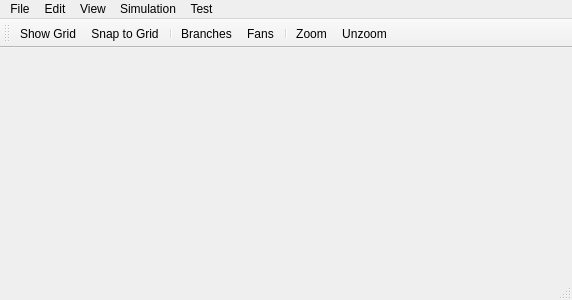
<?xml version="1.0" encoding="UTF-8"?>
<ui version="4.0">
 <class>MainWindow</class>
 <widget class="QMainWindow" name="MainWindow">
  <property name="geometry">
   <rect>
    <x>0</x>
    <y>0</y>
    <width>572</width>
    <height>300</height>
   </rect>
  </property>
  <property name="windowTitle">
   <string>Distributed Parallel Simulation System</string>
  </property>
  <widget class="QWidget" name="centralWidget"/>
  <widget class="QMenuBar" name="menuBar">
   <property name="geometry">
    <rect>
     <x>0</x>
     <y>0</y>
     <width>572</width>
     <height>21</height>
    </rect>
   </property>
   <widget class="QMenu" name="menuFile">
    <property name="title">
     <string>File</string>
    </property>
    <addaction name="actionNew"/>
    <addaction name="actionSave"/>
    <addaction name="actionOpen"/>
   </widget>
   <widget class="QMenu" name="menuView">
    <property name="title">
     <string>View</string>
    </property>
    <addaction name="actionShowLabels"/>
   </widget>
   <widget class="QMenu" name="menuTest">
    <property name="title">
     <string>Test</string>
    </property>
    <addaction name="actionUndoTest"/>
   </widget>
   <widget class="QMenu" name="menuEdit">
    <property name="title">
     <string>Edit</string>
    </property>
    <addaction name="actionUndo"/>
    <addaction name="actionRedo"/>
    <addaction name="separator"/>
    <addaction name="actionFactorNodes"/>
   </widget>
   <widget class="QMenu" name="menuSimulation">
    <property name="title">
     <string>Simulation</string>
    </property>
    <addaction name="actionMPI_Sch"/>
   </widget>
   <addaction name="menuFile"/>
   <addaction name="menuEdit"/>
   <addaction name="menuView"/>
   <addaction name="menuSimulation"/>
   <addaction name="menuTest"/>
  </widget>
  <widget class="QToolBar" name="mainToolBar">
   <attribute name="toolBarArea">
    <enum>TopToolBarArea</enum>
   </attribute>
   <attribute name="toolBarBreak">
    <bool>false</bool>
   </attribute>
   <addaction name="actionShowGrid"/>
   <addaction name="actionSnapGrid"/>
   <addaction name="separator"/>
   <addaction name="actionBranches"/>
   <addaction name="actionFans"/>
   <addaction name="separator"/>
   <addaction name="actionZoom"/>
   <addaction name="actionUnzoom"/>
  </widget>
  <widget class="QStatusBar" name="statusBar"/>
  <action name="actionShowGrid">
   <property name="checkable">
    <bool>true</bool>
   </property>
   <property name="text">
    <string>Show Grid</string>
   </property>
   <property name="toolTip">
    <string>Enable/Disable Grid</string>
   </property>
  </action>
  <action name="actionSnapGrid">
   <property name="checkable">
    <bool>true</bool>
   </property>
   <property name="text">
    <string>Snap to Grid</string>
   </property>
   <property name="toolTip">
    <string>Snap Items to Grid</string>
   </property>
  </action>
  <action name="actionSelection">
   <property name="checkable">
    <bool>true</bool>
   </property>
   <property name="text">
    <string>Selection</string>
   </property>
   <property name="toolTip">
    <string>Select Items</string>
   </property>
  </action>
  <action name="actionBranches">
   <property name="checkable">
    <bool>true</bool>
   </property>
   <property name="text">
    <string>Branches</string>
   </property>
   <property name="toolTip">
    <string>Add Branches</string>
   </property>
  </action>
  <action name="actionFans">
   <property name="checkable">
    <bool>true</bool>
   </property>
   <property name="text">
    <string>Fans</string>
   </property>
   <property name="toolTip">
    <string>Add Fans</string>
   </property>
  </action>
  <action name="actionSave">
   <property name="text">
    <string>Save...</string>
   </property>
  </action>
  <action name="actionOpen">
   <property name="text">
    <string>Open...</string>
   </property>
  </action>
  <action name="actionZoom">
   <property name="text">
    <string>Zoom</string>
   </property>
  </action>
  <action name="actionUnzoom">
   <property name="text">
    <string>Unzoom</string>
   </property>
  </action>
  <action name="actionShowLabels">
   <property name="checkable">
    <bool>true</bool>
   </property>
   <property name="text">
    <string>Show Labels</string>
   </property>
  </action>
  <action name="actionUndoTest">
   <property name="text">
    <string>Undo Test</string>
   </property>
  </action>
  <action name="actionUndo">
   <property name="text">
    <string>Undo</string>
   </property>
   <property name="shortcut">
    <string>Ctrl+Z</string>
   </property>
  </action>
  <action name="actionRedo">
   <property name="text">
    <string>Redo</string>
   </property>
   <property name="shortcut">
    <string>Ctrl+Y</string>
   </property>
  </action>
  <action name="actionNew">
   <property name="text">
    <string>New</string>
   </property>
   <property name="shortcut">
    <string>Ctrl+S</string>
   </property>
  </action>
  <action name="actionFactorNodes">
   <property name="text">
    <string>Factor Nodes...</string>
   </property>
   <property name="toolTip">
    <string>Multible nodes coordinates by the given factor</string>
   </property>
  </action>
  <action name="actionMPI_Sch">
   <property name="text">
    <string>MPI-Sch</string>
   </property>
  </action>
 </widget>
 <layoutdefault spacing="6" margin="11"/>
 <resources/>
 <connections/>
</ui>
